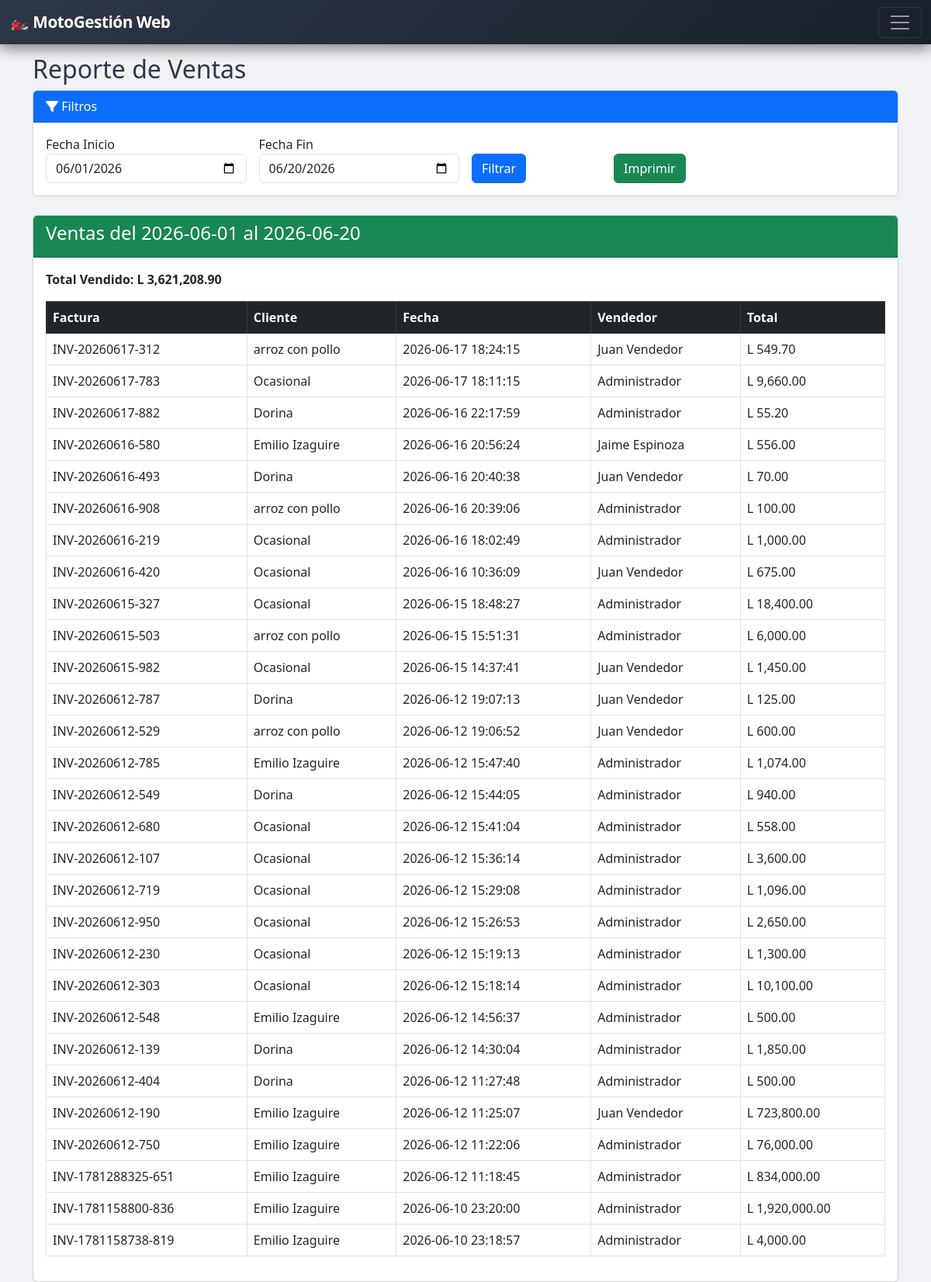
Page /sales_report.php (signed in) on the committed database.
### tables this page shows
CREATE TABLE `sales` (
  `id` int(11) NOT NULL,
  `invoice_number` varchar(50) NOT NULL,
  `client_id` int(11) DEFAULT NULL,
  `sale_date` datetime DEFAULT current_timestamp(),
  `total` decimal(10,2) NOT NULL,
  `subtotal` decimal(10,2) DEFAULT 0.00,
  `tax` decimal(10,2) DEFAULT 0.00,
  `tax_rate` decimal(5,2) DEFAULT 15.00,
  `total_cost` decimal(10,2) DEFAULT 0.00,
  `total_profit` decimal(10,2) DEFAULT 0.00,
  `user_id` int(11) NOT NULL,
  `status` enum('pendiente','pagado','cancelado') DEFAULT 'pendiente',
  `payment_method` varchar(50) DEFAULT NULL,
  `change_amount` decimal(10,2) DEFAULT 0.00,
  `payment_date` datetime DEFAULT NULL,
  `cashier_id` int(11) DEFAULT NULL,
  `cashier_name` varchar(100) DEFAULT NULL
);

CREATE TABLE `clients` (
  `id` int(11) NOT NULL,
  `name` varchar(100) NOT NULL,
  `email` varchar(100) DEFAULT NULL,
  `phone` varchar(20) DEFAULT NULL,
  `address` text DEFAULT NULL,
  `created_at` timestamp NULL DEFAULT current_timestamp()
);

CREATE TABLE `users` (
  `id` int(11) NOT NULL,
  `username` varchar(50) NOT NULL,
  `password` varchar(255) NOT NULL,
  `fullname` varchar(100) NOT NULL,
  `role` enum('admin','seller','superadmin','finance','inventory','cashier') DEFAULT 'seller',
  `created_at` timestamp NULL DEFAULT current_timestamp()
);

### sales_report.php (the view, shortened to what this page needs)
<?php
require_once '../../config/database.php';
$start_date = $_GET['start_date'] ?? date('Y-m-01');
$end_date = $_GET['end_date'] ?? date('Y-m-d');
$sales = $pdo->prepare("
    SELECT s.*, c.name as client_name, u.fullname as user_name
    FROM sales s
    LEFT JOIN clients c ON s.client_id = c.id
    LEFT JOIN users u ON s.user_id = u.id
    WHERE DATE(s.sale_date) BETWEEN ? AND ?
    ORDER BY s.sale_date DESC
");
$sales->execute([$start_date, $end_date]);
$sales = $sales->fetchAll();
$total = array_sum(array_column($sales, 'total'));
include '../../includes/header.php';
include '../../includes/sidebar.php';
?>
<div class="container mt-4">
    <h2>Reporte de Ventas</h2>
    <div class="card mb-4">
        <div class="card-header bg-primary text-white">
            <i class="fas fa-filter"></i> Filtros
        </div>
        <div class="card-body">
            <form method="GET" class="row g-3">
                <div class="col-md-3"><label>Fecha Inicio</label><input type="date" name="start_date" class="form-control" value="<?= $start_date ?>"></div>
                <div class="col-md-3"><label>Fecha Fin</label><input type="date" name="end_date" class="form-control" value="<?= $end_date ?>"></div>
                <div class="col-md-2"><label>&nbsp;</label><button type="submit" class="btn btn-primary d-block">Filtrar</button></div>
                <div class="col-md-2"><label>&nbsp;</label><button type="button" class="btn btn-success d-block" onclick="window.print()">Imprimir</button></div>
            </form>
        </div>
    </div>
    <div class="card">
        <div class="card-header bg-success text-white">
            <h4>Ventas del <?= $start_date ?> al <?= $end_date ?></h4>
        </div>
        <div class="card-body">
            <p><strong>Total Vendido: L <?= number_format($total,2) ?></strong></p>
            <div class="table-responsive">
                <table class="table table-bordered">
                    <thead class="table-dark">
                        <tr><th>Factura</th><th>Cliente</th><th>Fecha</th><th>Vendedor</th><th>Total</th></tr>
                    </thead>
                    <tbody>
                    <?php foreach ($sales as $s): ?>
                        <tr>
                            <td><?= htmlspecialchars($s['invoice_number']) ?></td>
                            <td><?= htmlspecialchars($s['client_name'] ?? 'Ocasional') ?></td>
                            <td><?= $s['sale_date'] ?></td>
                            <td><?= htmlspecialchars($s['user_name']) ?></td>
                            <td>L <?= number_format($s['total'],2) ?></td>
                        </tr>
                    <?php endforeach; ?>
                    </tbody>
                </table>
            </div>
        </div>
    </div>
</div>
<?php include '../../includes/footer.php'; ?>

### style.css (style rules this page uses)
:root { --primary: #667eea; --primary-dark: #5a67d8; --primary-gradient: linear-gradient(135deg, #667eea 0%, #764ba2 100%); --primary-light: #7c8cf5; --secondary: #764ba2; --success: #48bb78; --warning: #ed8936; --danger: #fc8181; --info: #63b3ed; --dark: #2d3748; --light: #f7fafc; --shadow: 0 10px 40px rgba(102, 126, 234, 0.15); --shadow-hover: 0 20px 60px rgba(102, 126, 234, 0.25); --radius: 20px; --radius-sm: 12px; }
body { background: #f0f2f5; font-family: 'Segoe UI', system-ui, -apple-system, sans-serif; color: #2d3748; }

### header.php (style rules this page uses)
.fas, .far, .fab { font-family: "Font Awesome 6 Free"; }
.fas { font-weight: 900; }

### rows in the picture
sales: invoice_number "INV-20260617-312", client.name "arroz con pollo", sale_date "2026-06-17 18:24:15", user.fullname "Juan Vendedor", total "549.70"
sales: invoice_number "INV-20260617-783", client_name "Ocasional", sale_date "2026-06-17 18:11:15", user.fullname "Administrador", total "9,660.00"
sales: invoice_number "INV-20260617-882", client.name "Dorina", sale_date "2026-06-16 22:17:59", user.fullname "Administrador", total "55.20"
sales: invoice_number "INV-20260616-580", client.name "Emilio Izaguire", sale_date "2026-06-16 20:56:24", user.fullname "Jaime Espinoza", total "556.00"
sales: invoice_number "INV-20260616-493", client.name "Dorina", sale_date "2026-06-16 20:40:38", user.fullname "Juan Vendedor", total "70.00"
sales: invoice_number "INV-20260616-908", client.name "arroz con pollo", sale_date "2026-06-16 20:39:06", user.fullname "Administrador", total "100.00"
sales: invoice_number "INV-20260616-219", client_name "Ocasional", sale_date "2026-06-16 18:02:49", user.fullname "Administrador", total "1,000.00"
sales: invoice_number "INV-20260616-420", client_name "Ocasional", sale_date "2026-06-16 10:36:09", user.fullname "Juan Vendedor", total "675.00"
sales: invoice_number "INV-20260615-327", client_name "Ocasional", sale_date "2026-06-15 18:48:27", user.fullname "Administrador", total "18,400.00"
sales: invoice_number "INV-20260615-503", client.name "arroz con pollo", sale_date "2026-06-15 15:51:31", user.fullname "Administrador", total "6,000.00"
sales: invoice_number "INV-20260615-982", client_name "Ocasional", sale_date "2026-06-15 14:37:41", user.fullname "Juan Vendedor", total "1,450.00"
sales: invoice_number "INV-20260612-787", client.name "Dorina", sale_date "2026-06-12 19:07:13", user.fullname "Juan Vendedor", total "125.00"
sales: invoice_number "INV-20260612-529", client.name "arroz con pollo", sale_date "2026-06-12 19:06:52", user.fullname "Juan Vendedor", total "600.00"
sales: invoice_number "INV-20260612-785", client.name "Emilio Izaguire", sale_date "2026-06-12 15:47:40", user.fullname "Administrador", total "1,074.00"
sales: invoice_number "INV-20260612-549", client.name "Dorina", sale_date "2026-06-12 15:44:05", user.fullname "Administrador", total "940.00"
sales: invoice_number "INV-20260612-680", client_name "Ocasional", sale_date "2026-06-12 15:41:04", user.fullname "Administrador", total "558.00"
sales: invoice_number "INV-20260612-107", client_name "Ocasional", sale_date "2026-06-12 15:36:14", user.fullname "Administrador", total "3,600.00"
sales: invoice_number "INV-20260612-719", client_name "Ocasional", sale_date "2026-06-12 15:29:08", user.fullname "Administrador", total "1,096.00"
sales: invoice_number "INV-20260612-950", client_name "Ocasional", sale_date "2026-06-12 15:26:53", user.fullname "Administrador", total "2,650.00"
sales: invoice_number "INV-20260612-230", client_name "Ocasional", sale_date "2026-06-12 15:19:13", user.fullname "Administrador", total "1,300.00"
sales: invoice_number "INV-20260612-303", client_name "Ocasional", sale_date "2026-06-12 15:18:14", user.fullname "Administrador", total "10,100.00"
sales: invoice_number "INV-20260612-548", client.name "Emilio Izaguire", sale_date "2026-06-12 14:56:37", user.fullname "Administrador", total "500.00"
sales: invoice_number "INV-20260612-139", client.name "Dorina", sale_date "2026-06-12 14:30:04", user.fullname "Administrador", total "1,850.00"
sales: invoice_number "INV-20260612-404", client.name "Dorina", sale_date "2026-06-12 11:27:48", user.fullname "Administrador", total "500.00"
sales: invoice_number "INV-20260612-190", client.name "Emilio Izaguire", sale_date "2026-06-12 11:25:07", user.fullname "Juan Vendedor", total "723,800.00"
sales: invoice_number "INV-20260612-750", client.name "Emilio Izaguire", sale_date "2026-06-12 11:22:06", user.fullname "Administrador", total "76,000.00"
sales: invoice_number "INV-1781288325-651", client.name "Emilio Izaguire", sale_date "2026-06-12 11:18:45", user.fullname "Administrador", total "834,000.00"
sales: invoice_number "INV-1781158800-836", client.name "Emilio Izaguire", sale_date "2026-06-10 23:20:00", user.fullname "Administrador", total "1,920,000.00"
sales: invoice_number "INV-1781158738-819", client.name "Emilio Izaguire", sale_date "2026-06-10 23:18:57", user.fullname "Administrador", total "4,000.00"

### other values in the picture
$total "3,621,208.90"
